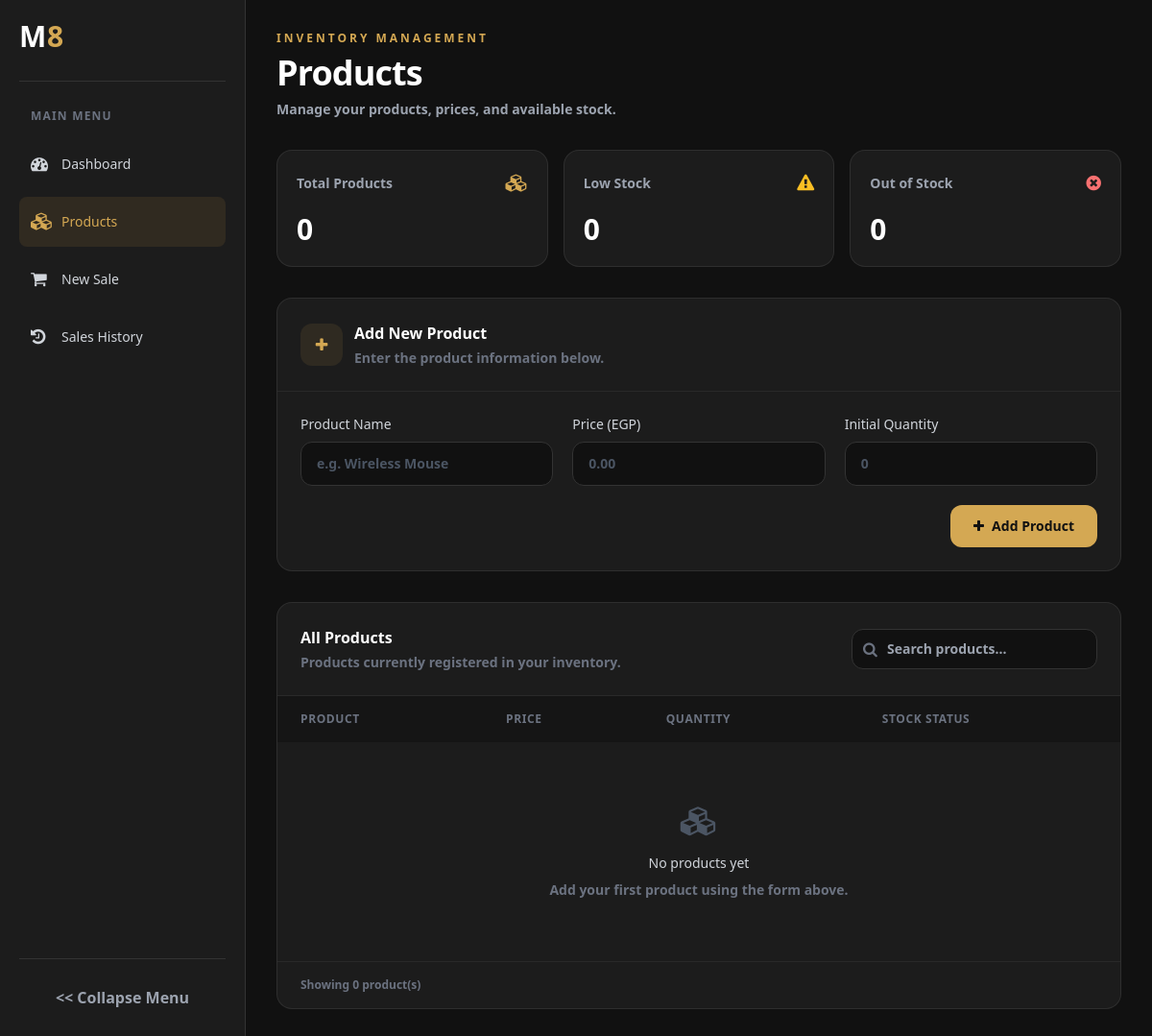
The page /products on the database as committed earlier.
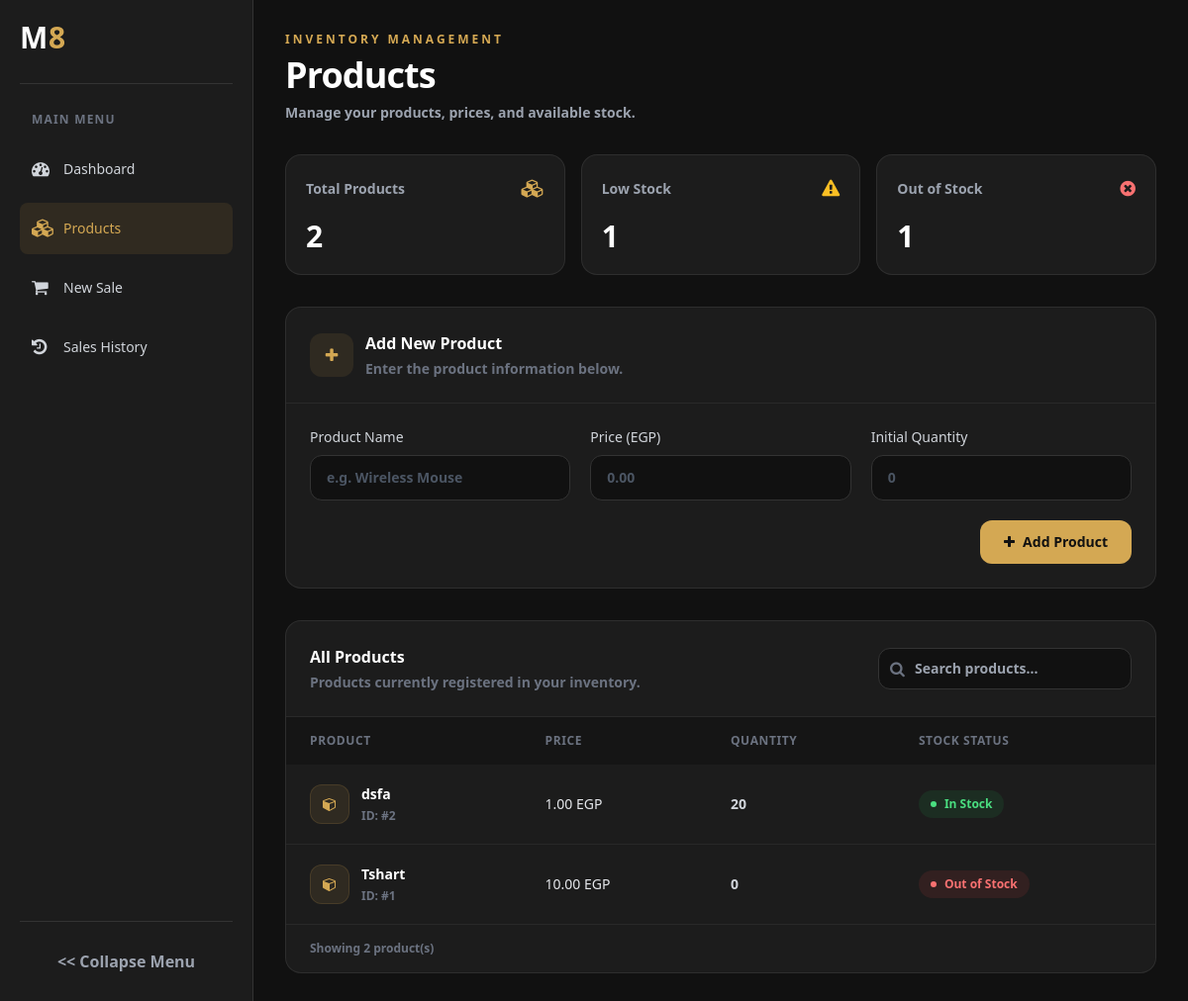
The same page on the database as committed later.
### tables this page shows
CREATE TABLE products (
            id INTEGER PRIMARY KEY AUTOINCREMENT,
            name TEXT NOT NULL,
            price REAL NOT NULL CHECK (price > 0),
            quantity INTEGER NOT NULL CHECK (quantity >= 0)
        );

### app.py (the view, shortened to what this page needs)
@app.route("/products", methods=["GET", "POST"])
def products():
    db = get_db()
    error = None
    success = None
    all_products = db.execute("""
        SELECT id, name, price, quantity
        FROM products
        ORDER BY id DESC
    """).fetchall()
    db.close()
    return render_template(
        "products.html",
        products=all_products,
        error=error,
        success=success
    )

### app.py (called while the page is built)
def get_db():
    db = sqlite3.connect("app.db")
    db.row_factory = sqlite3.Row
    db.execute("PRAGMA foreign_keys = ON")
    return db

### templates/Products.html (shortened to what the changed rows need)
{% extends "base.html" %} {% block main %}
<div class="mx-auto max-w-[1600px] space-y-8">
  <header>
    <h1 class="text-3xl font-bold tracking-tight text-white sm:text-4xl">
      Products
    </h1>
  </header>
  <div class="grid grid-cols-1 gap-4 sm:grid-cols-3">
    <div class="rounded-2xl border border-white/[0.08] bg-[#1C1C1C] p-5">
      <div class="flex items-center justify-between">
        <p class="text-sm text-gray-400">Total Products</p>
        <i class="fa fa-cubes text-lg text-[#D4A853]"></i>
      </div>
      <p class="mt-4 text-3xl font-bold text-white">{{ products|length }}</p>
    </div>
    <div class="rounded-2xl border border-white/[0.08] bg-[#1C1C1C] p-5">
      <div class="flex items-center justify-between">
        <p class="text-sm text-gray-400">Low Stock</p>
        <i class="fa fa-exclamation-triangle text-lg text-amber-400"></i>
      </div>
      <p class="mt-4 text-3xl font-bold text-white">
        {{ products|selectattr('quantity', 'le', 5)|list|length }}
      </p>
    </div>
    <div class="rounded-2xl border border-white/[0.08] bg-[#1C1C1C] p-5">
      <div class="flex items-center justify-between">
        <p class="text-sm text-gray-400">Out of Stock</p>
        <i class="fa fa-times-circle text-lg text-red-400"></i>
      </div>
      <p class="mt-4 text-3xl font-bold text-white">
        {{ products|selectattr('quantity', 'equalto', 0)|list|length }}
      </p>
    </div>
  </div>
  <section
    class="overflow-hidden rounded-2xl border border-white/[0.08] bg-[#1C1C1C]"
  >
    <div class="border-b border-white/[0.06] p-5 sm:p-6">
      <div class="flex items-center gap-3">
        <div>
          <h2 class="font-bold text-white">Add New Product</h2>
        </div>
      </div>
    </div>
  </section>
  <section
    class="overflow-hidden rounded-2xl border border-white/[0.08] bg-[#1C1C1C]"
  >
    <div
      class="flex flex-col gap-4 border-b border-white/[0.06] p-5 sm:flex-row sm:items-center sm:justify-between sm:p-6"
    >
      <div>
        <h2 class="font-bold text-white">All Products</h2>
      </div>
      <div class="relative">
      </div>
    </div>
    <div class="overflow-x-auto">
      <table class="w-full min-w-[650px] text-left text-sm">
        <thead
          class="bg-[#151515] text-xs uppercase tracking-wider text-gray-500"
        >
          <tr>
            <th class="px-6 py-4 font-semibold">Product</th>
            <th class="px-6 py-4 font-semibold">Price</th>
            <th class="px-6 py-4 font-semibold">Quantity</th>
            <th class="px-6 py-4 font-semibold">Stock Status</th>
          </tr>
        </thead>
        <tbody id="products_table" class="divide-y divide-white/[0.05]">
          {% for product in products %}
          <tr class="product-row transition hover:bg-white/[0.02]">
            <td class="px-6 py-5">
              <div class="flex items-center gap-3">
                <div
                  class="flex h-10 w-10 shrink-0 items-center justify-center rounded-xl border border-[#D4A853]/15 bg-[#D4A853]/10"
                >
                  <i class="fa fa-cube text-[#D4A853]"></i>
                </div>
                <div>
                  <p class="product-name font-semibold text-white">
                    {{ product['name'] }}
                  </p>
                  <p class="mt-1 text-xs text-gray-500">
                    ID: #{{ product['id'] }}
                  </p>
                </div>
              </div>
            </td>
            <td class="px-6 py-5 font-medium text-gray-200">
              {{ "%.2f"|format(product['price']) }} EGP
            </td>
            <td class="px-6 py-5 text-gray-300">{{ product['quantity'] }}</td>
            <td class="px-6 py-5">
              {% if product['quantity'] == 0 %}
              <span
                class="inline-flex items-center gap-2 rounded-full bg-red-500/10 px-3 py-1.5 text-xs font-semibold text-red-400"
              >
                <span class="h-1.5 w-1.5 rounded-full bg-red-400"></span>
                Out of Stock
              </span>
              {% else %}
              <span
                class="inline-flex items-center gap-2 rounded-full bg-green-500/10 px-3 py-1.5 text-xs font-semibold text-green-400"
              >
                <span class="h-1.5 w-1.5 rounded-full bg-green-400"></span>
                In Stock
              </span>
              {% endif %}
            </td>
          </tr>
          {% else %}
          <tr id="empty_products">
            <td colspan="4" class="px-6 py-16 text-center">
              <i class="fa fa-cubes text-3xl text-gray-600"></i>
              <p class="mt-4 font-medium text-gray-300">No products yet</p>
              <p class="mt-2 text-sm text-gray-500">
                Add your first product using the form above.
              </p>
            </td>
          </tr>
          {% endfor %}
        </tbody>
      </table>
    </div>
    <div class="border-t border-white/[0.06] px-6 py-4 text-xs text-gray-500">
      Showing {{ products|length }} product(s)
    </div>
  </section>
</div>
{% endblock %}

Rows that differ between the two databases and show on the page:
added products: name "dsfa", id "2", price "1.00", quantity "20", shows "In Stock"
added products: name "Tshart", id "1", price "10.00", quantity "0", shows "Out of Stock"
Other text that changed with them:
{{ products|length }}: "0" → "2"
{{ products|selectattr('quantity', 'le', 5)|list|length }}: "0" → "1"
{{ products|selectattr('quantity', 'equalto', 0)|list|length }}: "0" → "1"
text no longer shown: "No products yet Add your first product using the form above."
